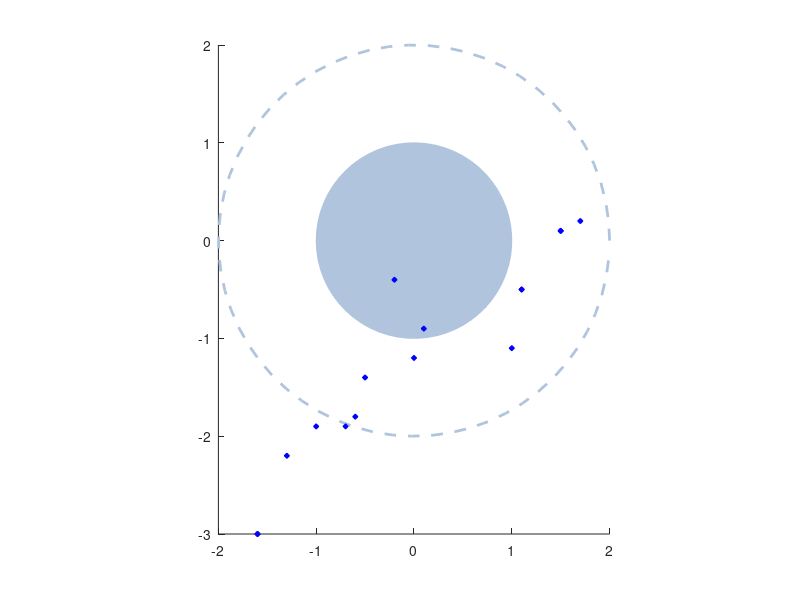

The MATLAB source for this figure: (Note: this script raises an error after producing the figure.)
fid = fopen('ellipsedata.txt');
data = textscan(fid, '%f %f %f %f %s');
X=data{1,1};
XE=data{1,2};
Y=data{1,3};
YE=data{1,4};
sizeSymbol = 15;
close all;
clear title xlabel ylabel;
%hFigure = figure('Units', 'pixels', 'Position', [100 100 500 375]);
hFigure = figure('Units', 'pixels', 'Position', [100 100 740 440]);
daspect([1,1,1]);
hold on;

%Draw Ellipse
angle = 43.2/180*pi;
%a = 0.912317;
a = 1;
%b = 0.942536;
b = 1;
cx = 0;
cy = 0;
%color = [0.48,0.48,0.48];
color = [176/255,196/255,222/255];

r=0:0.1:2*pi+0.1;
p=[(a*cos(r))' (b*sin(r))'];

alpha=[cos(angle) -sin(angle)
       sin(angle) cos(angle)];
   
p1=p*alpha;
 
h0 = patch(cx+p1(:,1),cy+p1(:,2),color,'EdgeColor',color);

% Circle
t = 0 : .1 : 2*pi;
x = 2 * cos(t) + 0;
y = 2 * sin(t) + 0;
ch=plot(x, y,'--');
set(ch,'Color',color);
set(ch,'LineWidth',2);

%hh = hatchfill(h0,'cross',45,40,color);
%set(hh,'color','w','linewidth',1.5)


% Twin_Kwashiorkor
color=[0 0 255/255]; % 9
initIdx=1;
endIdx=16;
%h1 = scatter(X(initIdx:endIdx),Y(initIdx:endIdx),size,color,'filled','MarkerEdgeColor',[0 0 255/255], 'MarkerFaceColor',color);
h1 = scatter(X(initIdx:endIdx),Y(initIdx:endIdx),sizeSymbol,'d','filled','MarkerEdgeColor',[0 0 255/255], 'MarkerFaceColor',color);
h1b = errorbarxy(X(initIdx:endIdx),Y(initIdx:endIdx),XE(initIdx:endIdx),YE(initIdx:endIdx),{'.',color,color});

% Twin_healthy
color=[0/255 255/255 255/255]; % 8
initIdx=17;
endIdx=31;
%h2 = scatter(X(initIdx:endIdx),Y(initIdx:endIdx),size,color,'filled','MarkerEdgeColor',[0 0 0], 'MarkerFaceColor',color);
%h2 = scatter(X(initIdx:endIdx),Y(initIdx:endIdx),'d','filled','MarkerEdgeColor',[0/255 255/255 255/255], 'MarkerFaceColor',color);
%h2b = errorbarxy(X(initIdx:endIdx),Y(initIdx:endIdx),XE(initIdx:endIdx),YE(initIdx:endIdx),{'.',color,color});

% Plant_Diet
color=[0 153/255 76/255]; % 7
initIdx=32;
endIdx= 41;
%h3 = scatter(X(initIdx:endIdx),Y(initIdx:endIdx),size,color,'filled','MarkerEdgeColor',[0 0 0], 'MarkerFaceColor',color)
h3 = scatter(X(initIdx:endIdx),Y(initIdx:endIdx),sizeSymbol,'s','filled','MarkerEdgeColor',[0 153/255 76/255], 'MarkerFaceColor',color);
h3b = errorbarxy(X(initIdx:endIdx),Y(initIdx:endIdx),XE(initIdx:endIdx),YE(initIdx:endIdx),{'.',color,color});

% Animal_Diet
color=[0/255 255/255 0/255]; % 6
initIdx=42;
endIdx=49;
%h4 = scatter(X(initIdx:endIdx),Y(initIdx:endIdx),size,color,'filled','MarkerEdgeColor',[0 0 0], 'MarkerFaceColor',color);
h4 = scatter(X(initIdx:endIdx),Y(initIdx:endIdx),sizeSymbol,'s','filled','MarkerEdgeColor',[0/255 255/255 0/255], 'MarkerFaceColor',color);
h4b = errorbarxy(X(initIdx:endIdx),Y(initIdx:endIdx),XE(initIdx:endIdx),YE(initIdx:endIdx),{'.',color,color});

% OB_II
color=[255/255 255/255 0/255]; % 3; % 5
initIdx= 50;
endIdx= 51;
%h5 = scatter(X(initIdx:endIdx),Y(initIdx:endIdx),size,color,'filled','MarkerEdgeColor',[0 0 0], 'MarkerFaceColor',color);
%h5 = scatter(X(initIdx:endIdx),Y(initIdx:endIdx),'>','filled','MarkerEdgeColor',[255/255 255/255 0/255], 'MarkerFaceColor',color);
%h5b = errorbarxy(X(initIdx:endIdx),Y(initIdx:endIdx),XE(initIdx:endIdx),YE(initIdx:endIdx),{'.',color,color});

% OB_III
color=[255/255 204/255 204/255]; %4
initIdx= 52;
endIdx= 55;
%h6 = scatter(X(initIdx:endIdx),Y(initIdx:endIdx),size,color,'filled','MarkerEdgeColor',[0 0 0], 'MarkerFaceColor',color);
h6 = scatter(X(initIdx:endIdx),Y(initIdx:endIdx),sizeSymbol,'>','filled','MarkerEdgeColor',[255/255 204/255 204/255], 'MarkerFaceColor',color);
h6b = errorbarxy(X(initIdx:endIdx),Y(initIdx:endIdx),XE(initIdx:endIdx),YE(initIdx:endIdx),{'.',color,color});

% OB_III_DIET
color=[204/255 0/255 204/255]; % 3
initIdx=56;
endIdx=58;
%h7 = scatter(X(initIdx:endIdx),Y(initIdx:endIdx),size,color,'filled','MarkerEdgeColor',[0 0 0], 'MarkerFaceColor',color);
h7 = scatter(X(initIdx:endIdx),Y(initIdx:endIdx),sizeSymbol,'>','filled','MarkerEdgeColor',[204/255 0/255 204/255], 'MarkerFaceColor',color);
h7b = errorbarxy(X(initIdx:endIdx),Y(initIdx:endIdx),XE(initIdx:endIdx),YE(initIdx:endIdx),{'.',color,color});

% Antibiotics
color=[255/255 51/255 51/255]; % 2
initIdx=59;
endIdx=64;
h8 = scatter(X(initIdx:endIdx),Y(initIdx:endIdx),sizeSymbol,color,'filled','MarkerEdgeColor',[255/255 51/255 51/255], 'MarkerFaceColor',color);
h8b = errorbarxy(X(initIdx:endIdx),Y(initIdx:endIdx),XE(initIdx:endIdx),YE(initIdx:endIdx),{'.',color,color});

% IBS
color=[0/255 0/255 0/255]; % 1
initIdx= 65;
endIdx= 66;
h9 = scatter(X(initIdx:endIdx),Y(initIdx:endIdx),sizeSymbol,color,'filled','MarkerEdgeColor',[0/255 0/255 0/255], 'MarkerFaceColor',color);
h9b = errorbarxy(X(initIdx:endIdx),Y(initIdx:endIdx),XE(initIdx:endIdx),YE(initIdx:endIdx),{'w.',color,color});

% TERESA
color=[255/255 0/255 255/255]; % 1
%initIdx= 67;
%endIdx= 66;
%h9 = scatter(X(initIdx:endIdx),Y(initIdx:endIdx),sizeSymbol,color,'filled','MarkerEdgeColor',[0/255 0/255 0/255], 'MarkerFaceColor',color);
%h9b = errorbarxy(X(initIdx:endIdx),Y(initIdx:endIdx),XE(initIdx:endIdx),YE(initIdx:endIdx),{'w.',color,color});
h10 = scatter([-2,-1,0,1,2,3,4,5,6],[-2,-1,0,1,2,3,4,5,6],sizeSymbol,'d','filled','MarkerEdgeColor',color, 'MarkerFaceColor',color);


%hTitle  = title ('Diagram of regions for health and sick members.');
hXLabel = xlabel('Variability (stdev units)');
hYLabel = ylabel('Scaling Index (stdev units)');
lbl = {'Zone of Health','Kwashiorkor','Plant Diet','Animal Diet','Ob III','Ob III Diet','Antibiotics','IBS','PUNTOS TERESA!!!'};
hLegend = legend([h0 h1 h3 h4 h6 h7 h8 h9 h10],lbl,'Location','southeast');

set([hXLabel, hYLabel],'FontName','AvantGarde','FontSize',14);
set(gca, 'Box','on','TickDir','out','TickLength',[.01 .01],'XMinorTick','off','YMinorTick','off','XColor',[.0 .0 .0],'YColor',[.0 .0 .0],'LineWidth',0.4,'FontName','AvantGarde','FontSize',10);
set(gca, 'XTickLabel',{'-2','0','2','4','6','8','13','15','17','19','21','23'});
%axis([-2.5 9.5 -4 3.5]);
axis([-2.5 19 -4 6]);

%--------------------
start=8.5;
width=0.5;
stop=9;
ytick=get(gca,'YTick');
t1=text(start+width/2,ytick(1),'//','fontsize',15);
t2=text(start+width/2,ytick(max(length(ytick))),'//','fontsize',15);
%-------------
        
set(gcf, 'PaperUnits', 'centimeters','PaperPositionMode', 'auto','PaperSize',[20, 40]);

%print(hFigure, '-dpng', '-zbuffer','-r600', 'finalPlot1.png');
%print(hFigure, 'finalPlot1.pdf','-dpdf', '-r600');
print(hFigure, 'Fig2.eps','-depsc2', '-r600');

% set(hFigure, 'PaperUnits','centimeters')
% %set(hFigure, 'PaperSize',[10 10])
% print(hFigure, '-dpng', '-zbuffer','-r600', 'figure.png')

fclose(fid);